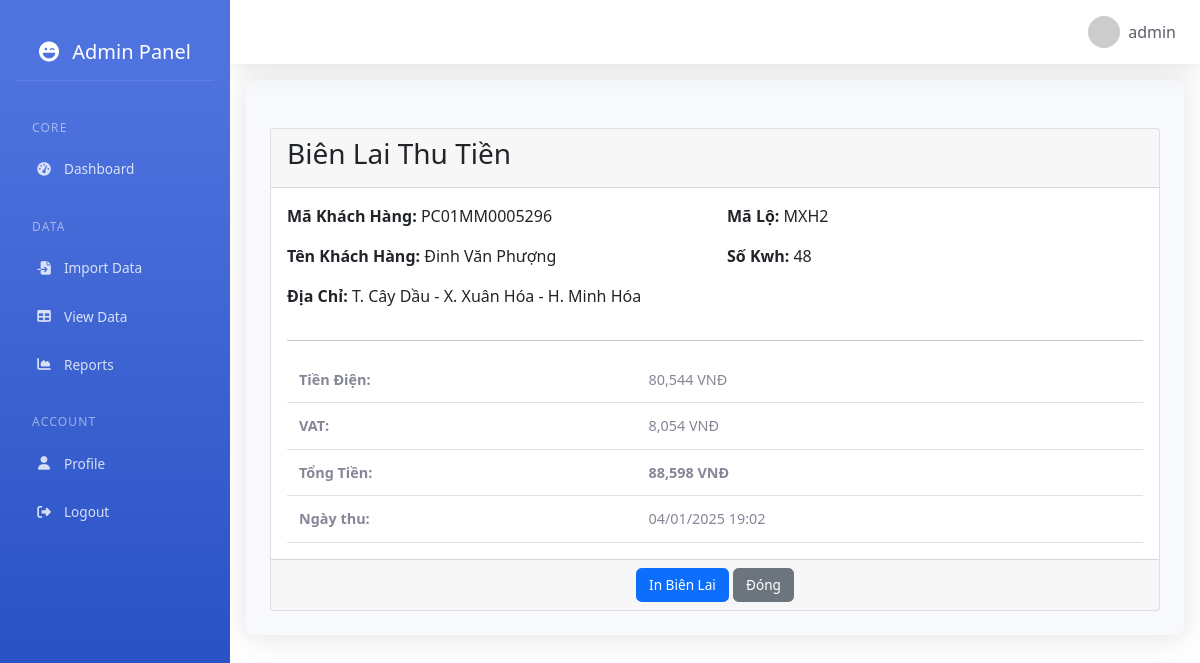
The page /print_receipt/1 (signed in) on the database as committed earlier.
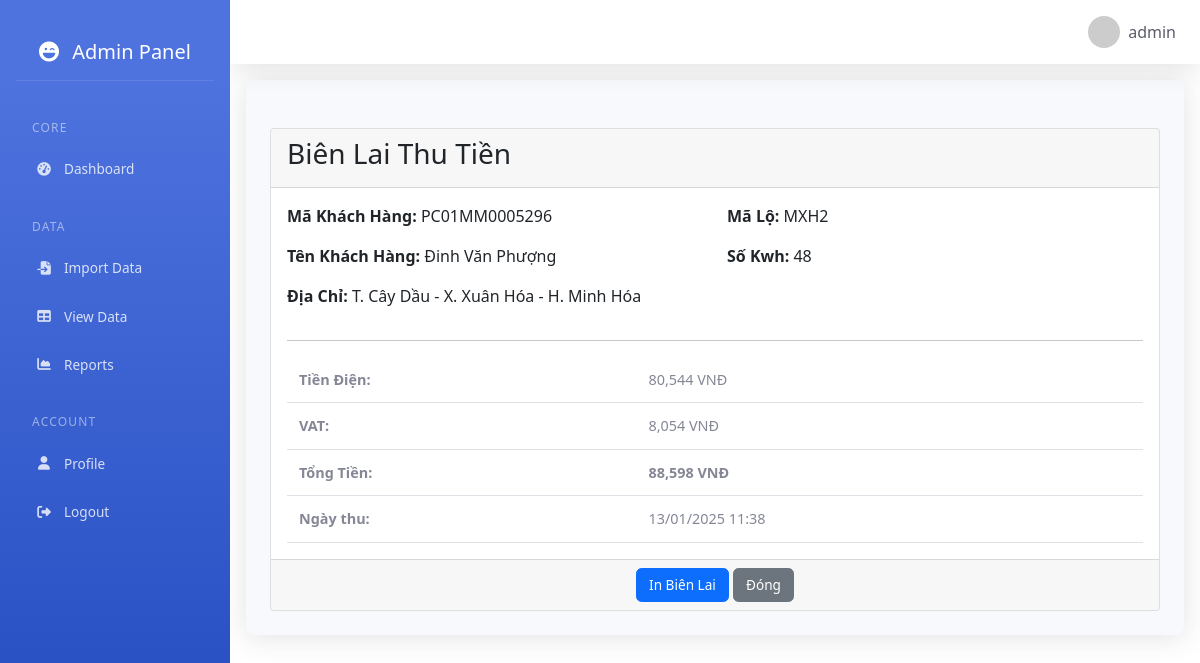
The same page on the database as committed later.
### app.py (models this page shows)
class SalesData(db.Model):
    id = db.Column(db.Integer, primary_key=True)
    stt = db.Column(db.Integer)
    ma_lo = db.Column(db.String(20))
    tt_hd = db.Column(db.String(20))
    ma_khach_hang = db.Column(db.String(50))
    ten_khach_hang = db.Column(db.String(100), index=True)
    dia_chi = db.Column(db.String(200))
    kwh = db.Column(db.String(50))
    tien_dien = db.Column(db.Float)
    vat = db.Column(db.Float)
    tong_tien = db.Column(db.Float)
    tai_khoan_quan_ly = db.Column(db.String(80))  # Thêm trường này
    trang_thai = db.Column(db.String(50))
    ngay_thu = db.Column(db.DateTime, nullable=True)

### app.py (the view)
@app.route('/print_receipt/<int:id>')
def print_receipt(id):
    if 'username' not in session:
        return redirect(url_for('login'))
    data = SalesData.query.get_or_404(id)
    return render_template('print_receipt.html', data=data)

### templates/print_receipt.html (shortened to what this page needs)
{% extends 'base.html' %}
{% block content %}
<div class="container mt-4">
    <div class="card">
        <div class="card-header">
            <h3>Biên Lai Thu Tiền</h3>
        </div>
        <div class="card-body">
            <div class="row">
                <div class="col-md-6">
                    <p><strong>Mã Khách Hàng:</strong> {{ data.ma_khach_hang }}</p>
                    <p><strong>Tên Khách Hàng:</strong> {{ data.ten_khach_hang }}</p>
                    <p><strong>Địa Chỉ:</strong> {{ data.dia_chi }}</p>
                </div>
                <div class="col-md-6">
                    <p><strong>Mã Lộ:</strong> {{ data.ma_lo }}</p>
                    <p><strong>Số Kwh:</strong> {{ data.kwh }}</p>
                </div>
            </div>
            <hr>
            <div class="row mt-3">
                <div class="col-md-12">
                    <table class="table">
                        <tr>
                            <td><strong>Tiền Điện:</strong></td>
                            <td class="text-right">{{ "{:,.0f}".format(data.tien_dien) }} VNĐ</td>
                        </tr>
                        <tr>
                            <td><strong>VAT:</strong></td>
                            <td class="text-right">{{ "{:,.0f}".format(data.vat) }} VNĐ</td>
                        </tr>
                        <tr>
                            <td><strong>Tổng Tiền:</strong></td>
                            <td class="text-right"><strong>{{ "{:,.0f}".format(data.tong_tien) }} VNĐ</strong></td>
                        </tr>
                        <tr>
                            <td><strong>Ngày thu:</strong></td>
                            <td class="text-right">{% if data.ngay_thu %}
                                {{ data.ngay_thu.strftime('%d/%m/%Y %H:%M') }}
                            {% else %}
                                Chưa gạch nợ
                            {% endif %}</td>
                        </tr>
                    </table>
                </div>
            </div>
        </div>
        <div class="card-footer text-center">
            <button onclick="window.print()" class="btn btn-primary">In Biên Lai</button>
            <button onclick="window.close()" class="btn btn-secondary">Đóng</button>
        </div>
    </div>
</div>
{% endblock %}

### templates/base.html (shortened to what this page needs)
<!DOCTYPE html>
<html lang="en">
<head>
    <link href="https://cdn.jsdelivr.net/npm/bootstrap@5.1.3/dist/css/bootstrap.min.css" rel="stylesheet">
    <link href="https://cdnjs.cloudflare.com/ajax/libs/font-awesome/6.4.0/css/all.min.css" rel="stylesheet">
</head>
<body>
    <div class="container-fluid p-0">
        <div class="row g-0">
            {% if 'username' in session %}
            <div class="col-auto">
                <div class="sidebar">
                    <div class="sidebar-brand">
                        <h5 class="m-0">
                            <i class="fas fa-laugh-wink me-2"></i>
                            Admin Panel
                        </h5>
                    </div>
                    <div class="nav flex-column">
                        <h6>Core</h6>
                        <div class="nav-item">
                            <a class="nav-link" href="{{ url_for('dashboard') }}">
                                <i class="fas fa-fw fa-tachometer-alt"></i>
                                Dashboard
                            </a>
                        </div>
                        <h6>Data</h6>
                        <div class="nav-item">
                            <a class="nav-link" href="{{ url_for('import_data') }}">
                                <i class="fas fa-fw fa-file-import"></i>
                                Import Data
                            </a>
                        </div>
                        <div class="nav-item">
                            <a class="nav-link" href="{{ url_for('view_data') }}">
                                <i class="fas fa-fw fa-table"></i>
                                View Data
                            </a>
                        </div>
                        <div class="nav-item">
                            <a class="nav-link" href="{{ url_for('report') }}">
                                <i class="fas fa-fw fa-chart-area"></i>
                                Reports
                            </a>
                        </div>
                        <h6>Account</h6>
                        <div class="nav-item">
                            <a class="nav-link" href="{{ url_for('profile') }}">
                                <i class="fas fa-fw fa-user"></i>
                                Profile
                            </a>
                        </div>
                        <div class="nav-item">
                            <a class="nav-link" href="{{ url_for('logout') }}">
                                <i class="fas fa-fw fa-sign-out-alt"></i>
                                Logout
                            </a>
                        </div>
                    </div>
                </div>
            </div>
            {% endif %}
            <div class="col">
                <nav class="navbar navbar-expand-lg">
                    <div class="container-fluid">
                        {% if 'username' in session %}
                        <div class="ms-auto">
                            <div class="user-profile">
                                <img src="https://ui-avatars.com/api/?name={{ session['username'] }}&background=random" alt="Profile">
                                <span>{{ session['username'] }}</span>
                            </div>
                        </div>
                        {% endif %}
                    </div>
                </nav>
                <div class="main-content">
                    {% block content %}{% endblock %}
                </div>
            </div>
        </div>
    </div>
</body>
</html>

### templates/base.html (style rules this page uses)
:root { --primary-color: #4e73df; --secondary-color: #858796; --success-color: #1cc88a; --info-color: #36b9cc; --warning-color: #f6c23e; --danger-color: #e74a3b; --light-color: #f8f9fc; --dark-color: #5a5c69; }
.sidebar { min-height: 100vh; background-color: #4e73df; background-image: linear-gradient(180deg, #4e73df 10%, #224abe 100%); color: #fff; padding: 1.5rem 1rem; position: sticky; top: 0; width: 230px; z-index: 1; transition: all 0.3s ease; }
.sidebar-brand { padding: 1rem; margin-bottom: 1rem; text-align: center; border-bottom: 1px solid rgba(255,255,255,0.1); }
.sidebar .nav-item { position: relative; margin-bottom: 0.25rem; }
.sidebar .nav-link { color: rgba(255,255,255,0.8); padding: 0.75rem 1rem; font-size: 0.85rem; display: flex; align-items: center; transition: all 0.3s; border-radius: 0.35rem; }
.sidebar .nav-link i { margin-right: 0.5rem; font-size: 0.85rem; width: 1.5rem; text-align: center; }
.sidebar h6 { color: rgba(255,255,255,0.5); font-size: 0.75rem; text-transform: uppercase; letter-spacing: 0.1em; margin: 1.5rem 0 0.75rem; padding-left: 1rem; }
.main-content { background-color: #f8f9fc; padding: 1.5rem; border-radius: 0.5rem; box-shadow: 0 .15rem 1.75rem 0 rgba(58,59,69,.15); margin: 1rem; }
.navbar { background-color: #fff; box-shadow: 0 .15rem 1.75rem 0 rgba(58,59,69,.15); padding: 0.5rem 1rem; }
.user-profile { display: flex; align-items: center; padding: 0.5rem; color: var(--dark-color); text-decoration: none; border-radius: 0.35rem; }
.user-profile img { width: 2rem; height: 2rem; border-radius: 50%; margin-right: 0.5rem; }
.table { margin-bottom: 0; }
.table td { vertical-align: middle; font-size: 0.9rem; padding: 0.75rem; color: var(--secondary-color); }
.btn { font-size: 0.85rem; padding: 0.375rem 0.75rem; border-radius: 0.35rem; font-weight: 500; }

Rows that differ between the two databases and show on the page:
changed SalesData "PC01MM0005296": ngay_thu "04/01/2025 19:02" → "13/01/2025 11:38"
